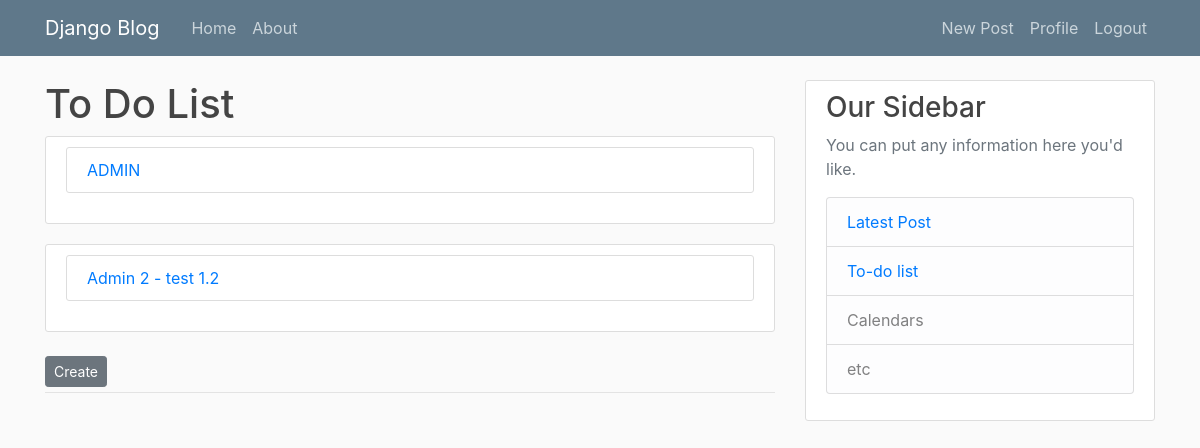
The app's page /todolist/todolist-view/ (signed in), older data.
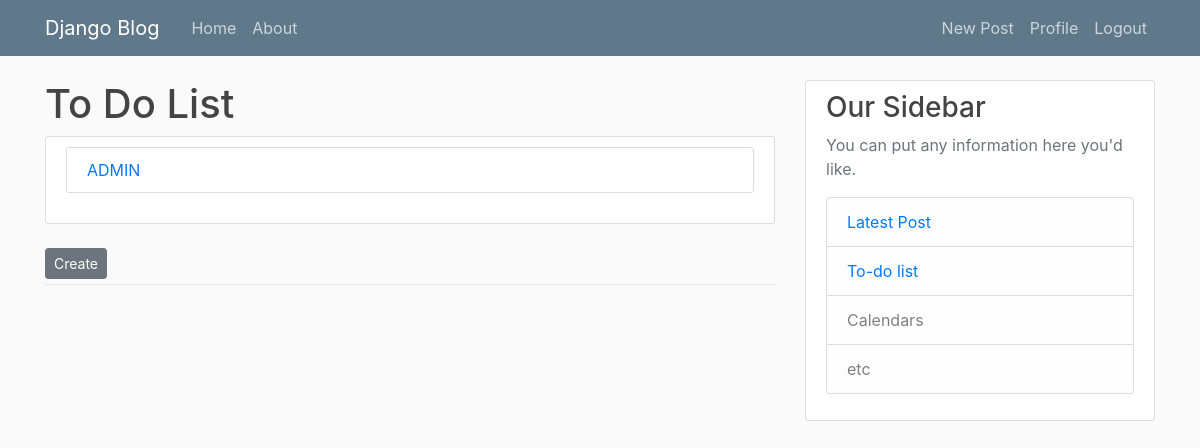
The same page, newer data.
### todolist/models.py (models this page shows, shortened)
class ToDoList(models.Model):
    title = models.CharField(max_length=100, unique=True)
    user = models.ForeignKey(User, on_delete=models.CASCADE)

### todolist/views.py (the view)
# urls.py: path("todolist-view/", views.todolist_view, name="todolist-view"),
@login_required()
def todolist_view(request):
    user = User.objects.get(id = request.user.id)
    todolist = ToDoList.objects.filter(user = request.user.id)
    context = {
            'list':todolist,
            'user':user
            }
    return render(request, 'todolist/todo_list_view.html', context)

### todolist/templates/todolist/todo_list_view.html
{% extends 'main.html' %}
{% block content %}
    <h1>To Do List</h1>
    {% for list in list %}
        <article class="media content-section">
            <div class="media-body">
                <article class="media content-section">
                    <a href="{% url 'dolist-view' list.id %}">{{ list.title }}</a>
                </article>
            </div>
        </article>
    {% empty %}
        <h3 class="text-mute">No to-do list created</h3>
    {% endfor %}
    {% if user == user %}
        <div class="article-metadata">
            <a class="btn btn-secondary btn-sm mt-1 mb-1" href="{% url 'todolist-create' %}">Create</a>
        </div>
    {% endif %}
{% endblock content %}

Row changes from the older to the newer data that the page shows:
removed ToDoList: title "Admin 2 - test 1.2"
